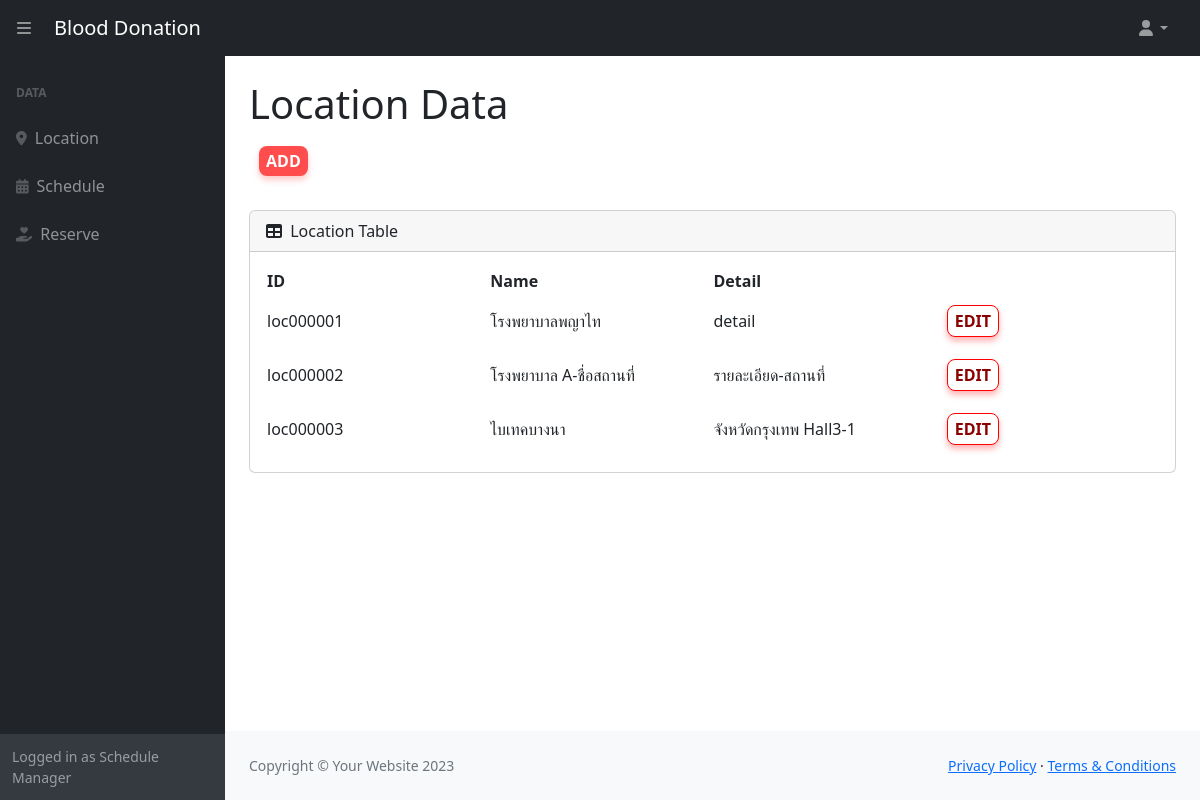
/screen/location_Table.php (signed in), run on the app's committed database.
### tables this page shows
CREATE TABLE `location` (
  `location_id` varchar(11) NOT NULL,
  `location_name` varchar(50) NOT NULL,
  `location_address` varchar(150) NOT NULL
);

### db/db.php (called while the page is built, shortened)
<?php
$link = mysqli_connect('localhost','root','','blood_donation') or die('Cannot database');
mysqli_set_charset ($link,'utf8');
function get($sql)
{
    global $link;
    $res = mysqli_query($link,$sql);
    return mysqli_fetch_all($res,MYSQLI_ASSOC);
}
?>

### screen/location_Table.php (the view, shortened to what this page needs)
<?php
include('../db/db.php');
include('../component/header.php');
?>
                <main>
                    <div class="container-fluid px-4">
                        <h1 class="mt-4">Location Data</h1>
                        <ol class="breadcrumb mb-4">
                            <li class="breadcrumb-item"><a class="btn add-btn" href="location_Form.php">Add</a></li>
                        </ol>
                        <div class="card mb-4">
                            <div class="card-header">
                                <i class="fas fa-table me-1"></i>
                                Location Table
                            </div>
                            <div class="card-body">
                                <table id="datatablesSimple">
                                    <thead>
                                        <tr>
                                            <th>ID</th>
                                            <th>Name</th>
                                            <th class="detail-column">Detail</th>
                                            <th></th>
                                        </tr>
                                    </thead>
                                    <tbody>
                                        <?php
                                            $sql = "SELECT * FROM location";
                                            $result = get($sql);
                                            if($result !== false)
                                            {
                                                foreach($result as $row)
                                                {
                                                    echo "<tr>";
                                                    echo "<td>".$row['location_id']."</td>";
                                                    echo "<td>".$row['location_name']."</td>";
                                                    echo "<td class='detail-column'> ".$row['location_address']."</td>";
                                                    echo "<td>
                                                    <a class='btn edit-btn' href='location_Form.php?id=".$row['location_id']."'>Edit</a>
                                                    </td>";
                                                    echo "</tr>";
                                                }
                                            }
                                        ?>
                                    </tbody>
                                </table>
                            </div>
                        </div>
                    </div>
                </main>
<?php
include('../component/footer.php');
?>

### css/styles2.css (style rules this page uses)
.btn { padding: 3px 7px; border: none; border-radius: 8px; font-size: 16px; font-weight: bold; cursor: pointer; transition: all 0.3s ease; text-transform: uppercase; margin: 10px; }
.add-btn { background-color: #ff4d4d; color: white; box-shadow: 0 4px 6px rgba(255, 77, 77, 0.3); }
.edit-btn { background-color: white; color: darkred; border: 1px solid red; box-shadow: 0 4px 6px rgba(255, 0, 0, 0.3); }
.detail-column { max-width: 200px; white-space: nowrap; overflow: hidden; text-overflow: ellipsis; }
table { table-layout: fixed; width: 100%; }

### data on the page
location: location_id "loc000001", location_name "โรงพยาบาลพญาไท", location_address "detail"
location: location_id "loc000002", location_name "โรงพยาบาล A-ชื่อสถานที่", location_address "รายละเอียด-สถานที่"
location: location_id "loc000003", location_name "ไบเทคบางนา", location_address "จังหวัดกรุงเทพ Hall3-1"
